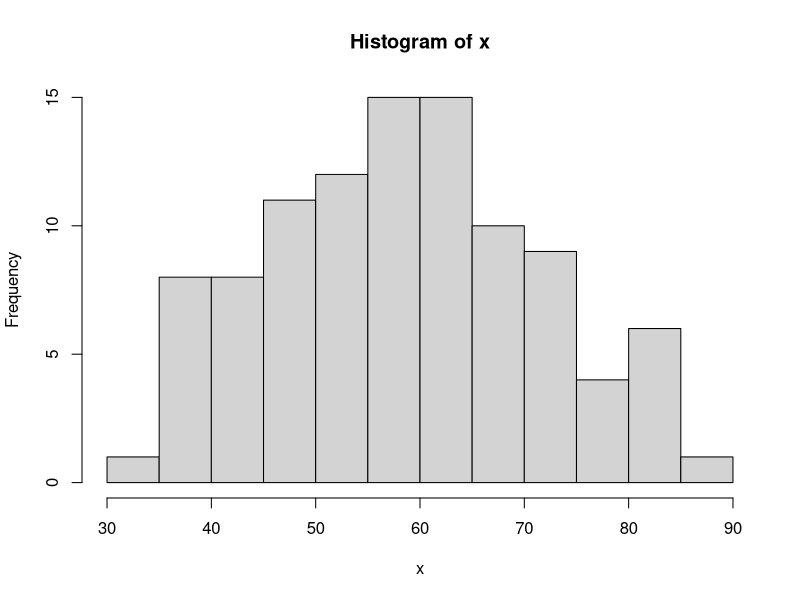
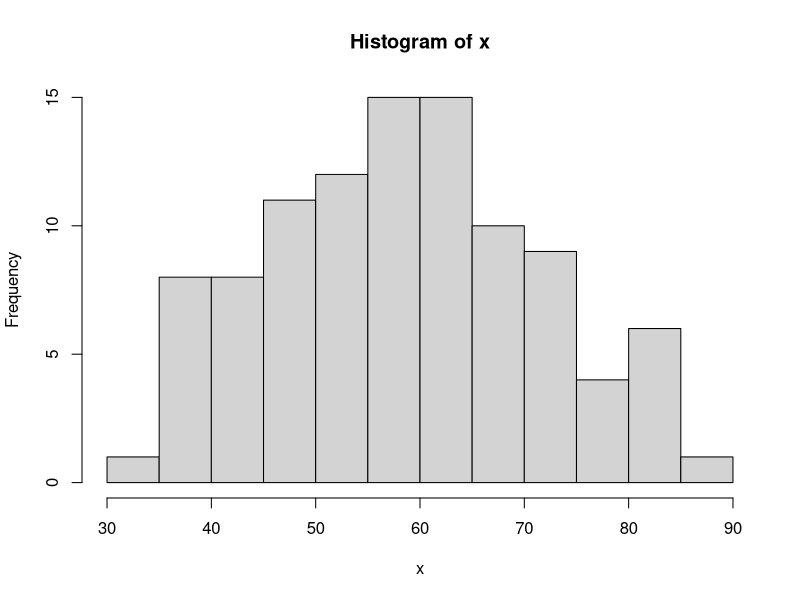
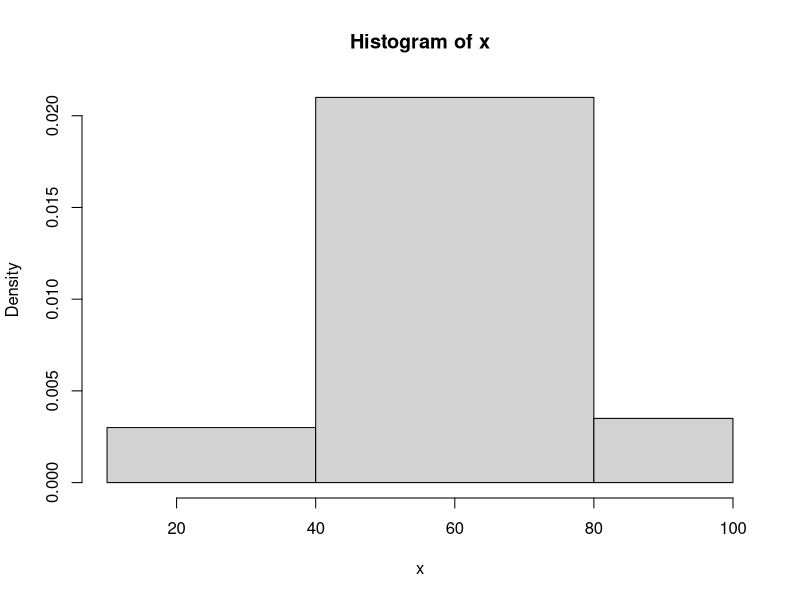
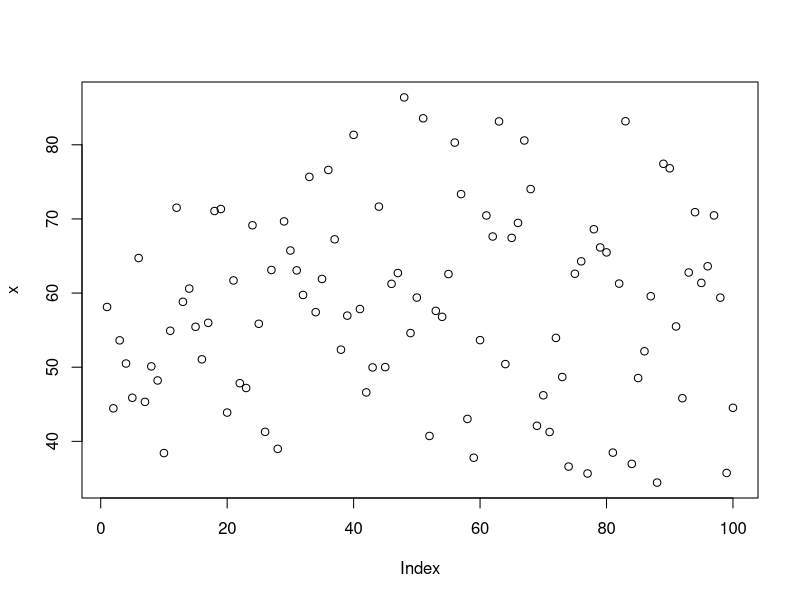
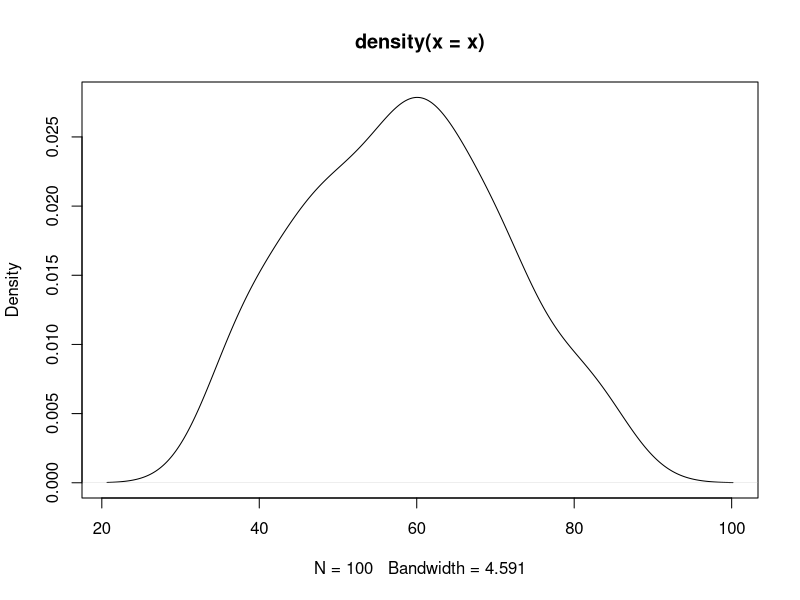
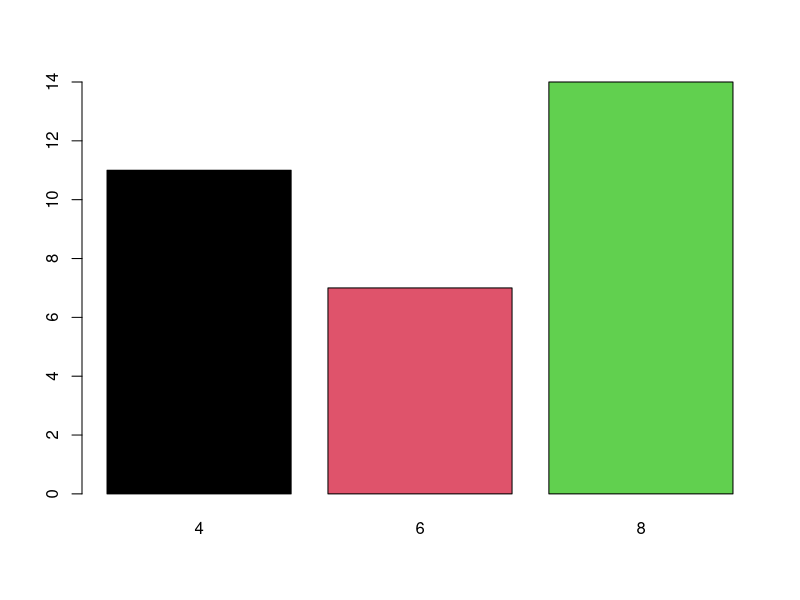
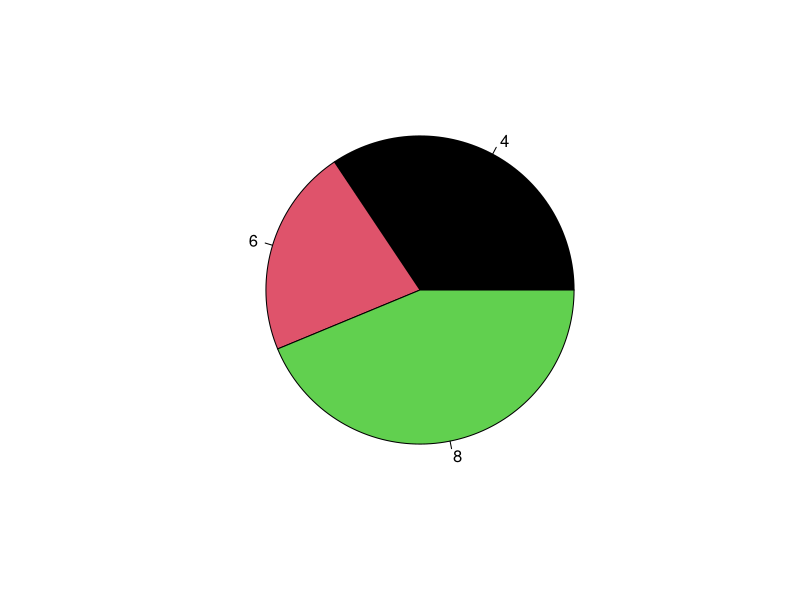
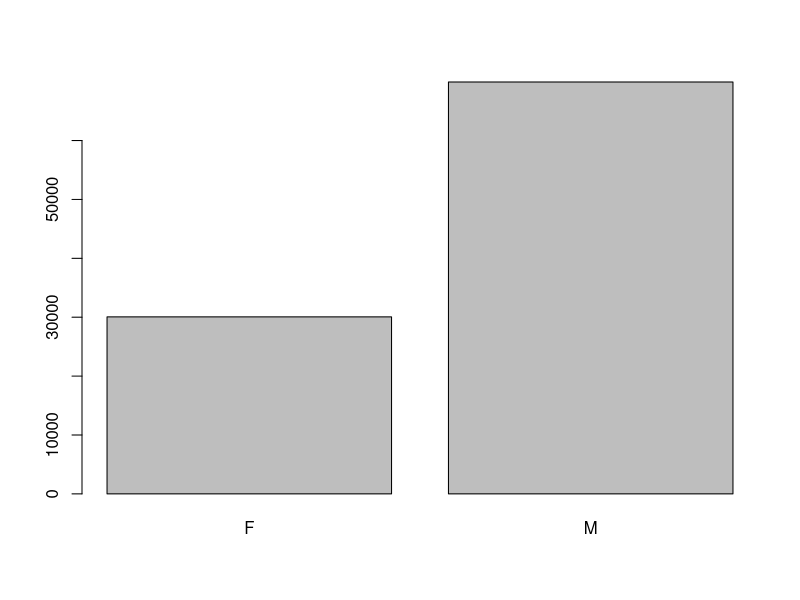

Source code (R) for these figures, in order:
#iimbg

#vectors ----
(x = rnorm(100, mean=60,sd=15))
x[ seq(1,100,2)]
hist(x)
hist(x, breaks=10)
hist(x, breaks=c(10,40,80,100))
plot(x)
plot(density(x))

#matrices
(data = round(rnorm(24, mean=40,sd=3)))
trunc(34.6)
floor(c(15.4, 15.7, -15.4))
trunc(c(15.4, 15.7, -15.4))
ceiling(c(15.4, 15.7, -15.4))
round(c(15.4, 15.7, -15.4))
data
(m1 = matrix(data, nrow=4))
(m2 = matrix(data, nrow=4, byrow=T))
m1
m2
colSums(m1)
rowSums(m1)
colMeans(m1)
rowMeans(m1)
m1[,c(1,4)]
m1[c(3,2),c(1,4)]

#DF
mtcars
str(mtcars)
summary(mtcars)
df = mtcars
names(df)
?mtcars
df$cyl = factor(df$cyl)
str(df)
df[,c('cyl','vs','am','gear','carb')] = lapply(df[,c('cyl','vs','am','gear','carb')], factor)
str(df)
summary(df)
table(df$cyl)
barplot(table(df$cyl), col=1:3)
pie(table(df$cyl), col=1:3)

table(df$gear, df$am, dnn=c('gear','am'))
table(df$gear, df$am, df$cyl, dnn=c('gear','am', 'cyl'))
?aggregate()
aggregate(cbind(mpg , wt) ~ cyl, data = df, mean)
aggregate(cbind(mpg , wt) ~ cyl + gear, data = df, mean)
#mean mpg & wt for each gear and cyl type

#factors
#without order
set.seed(1234)
(gender = sample(c('M','F'), size=100000, replace=T, prob=c(.7,.3)))
table(gender)
prop.table(table(gender))
barplot(table(gender))
pie(table(gender))

#grades
set.seed(1234)
(grades = sample(c('E','G','S','P'), size=100000, replace=T, prob=c(.4,.3,.2,.1)))
table(grades)
prop.table(table(grades))
pie(table(grades))
barplot(table(grades))
grades2 = factor(grades, ordered=T, levels =c('E','G','S','P'))
str(grades2)
barplot(table(grades2))


#dplyr----
library(dplyr)
df
